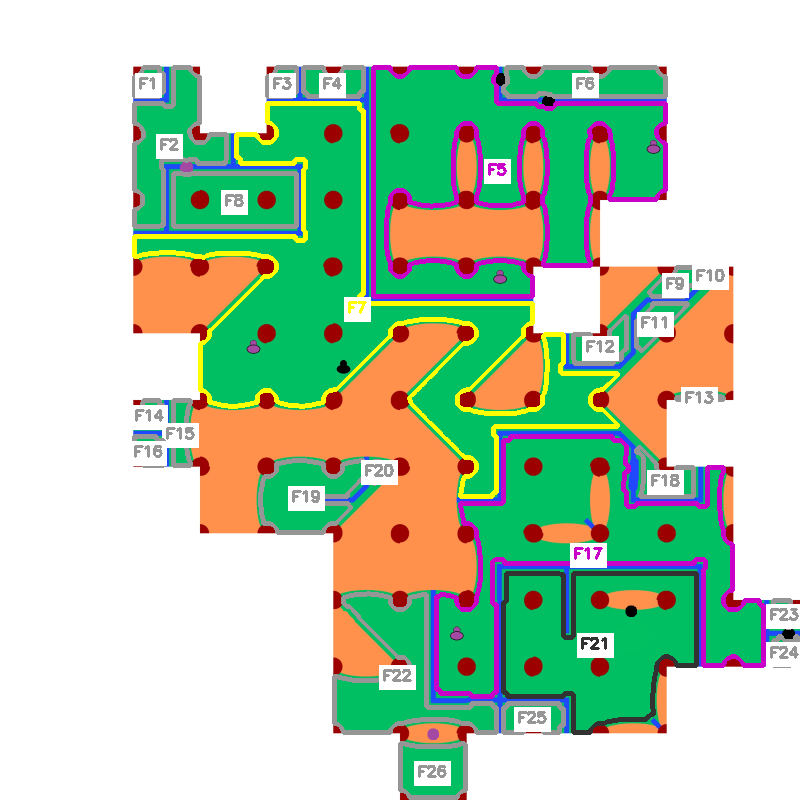
#> input picture OpencvPruebas/CalcCampos/CarcassoneFieldsv5/resultado.png, 800 x 800 px
$ python -i main.py   (imports and definitions only)
#> lines starting #> are read from the running program, lines starting #| are printed output that depends on the picture; after the words box and inside, x2 and y2 are one past the last pixel; in counts of white or black regions, pixels touching at a corner belong together
### OpencvPruebas/CalcCampos/CarcassoneFields1/src/image_processor.py
"""
Procesamiento de la imagen del tablero.
"""
import numpy as np
import cv2
from typing import Tuple
from config.colors import COLORS, COLOR_TOLERANCE


class ImageProcessor:
    """Procesa la imagen del tablero de Carcassonne."""

    def __init__(self, image_path: str):
        """
        Inicializa el procesador de imágenes.

        Args:
            image_path: Ruta de la imagen del tablero
        """
        self.image = cv2.imread(image_path)
        if self.image is None:
            raise ValueError(f"No se pudo cargar la imagen: {image_path}")
        self.image = cv2.cvtColor(self.image, cv2.COLOR_BGR2RGB)
        self.height, self.width = self.image.shape[:2]

    def create_mask(self, color_name: str) -> np.ndarray:
        """
        Crea una máscara binaria para un color específico.

        Args:
            color_name: Nombre del color en COLORS

        Returns:
            Máscara binaria donde True indica el color buscado
        """
        target_color = np.array(COLORS[color_name])
        lower = np.clip(target_color - COLOR_TOLERANCE, 0, 255)
        upper = np.clip(target_color + COLOR_TOLERANCE, 0, 255)

        mask = cv2.inRange(self.image, lower, upper)
        return mask > 0

    def get_combined_barrier_mask(self) -> np.ndarray:
        """
        Crea una máscara combinada de barreras (caminos + castillos).

        Returns:
            Máscara binaria de barreras
        """
        road_mask = self.create_mask('ROAD')
        castle_mask = self.create_mask('CASTLE')
        return road_mask | castle_mask

### OpencvPruebas/CalcCampos/CarcassoneFields5/src/board_detector.py
"""
Detección de límites del tablero de Carcassonne.
Identifica áreas blancas (fuera del tablero) vs área de juego.
"""
import numpy as np
import cv2
from scipy import ndimage


class BoardDetector:
    """Detecta los límites del tablero y áreas fuera de juego."""

    def __init__(self, image: np.ndarray, white_threshold: int = 200):
        """
        Inicializa el detector de tablero.

        Args:
            image: Imagen RGB del tablero
            white_threshold: Umbral para detectar blanco (0-255)
                           Píxeles con R,G,B > threshold se consideran blancos
        """
        self.image = image
        self.white_threshold = white_threshold
        self.height, self.width = image.shape[:2]

    def detect_white_areas(self) -> np.ndarray:
        """
        Detecta áreas blancas (fuera del tablero).

        Returns:
            Máscara binaria donde True = blanco (fuera del tablero)
        """
        # Convertir a escala de grises
        gray = cv2.cvtColor(self.image, cv2.COLOR_RGB2GRAY)

        # Detectar píxeles blancos
        white_mask = gray > self.white_threshold

        # Limpiar ruido: operaciones morfológicas
        kernel = np.ones((5, 5), dtype=np.uint8)

        # Closing: conectar áreas blancas cercanas
        white_mask = ndimage.binary_closing(white_mask, structure=kernel, iterations=2)

        # Opening: eliminar pequeñas manchas blancas (ruido)
        white_mask = ndimage.binary_opening(white_mask, structure=kernel, iterations=1)

        return white_mask

    def create_board_mask(self) -> np.ndarray:
        """
        Crea máscara del área de juego (inverso del blanco).

        Returns:
            Máscara binaria donde True = dentro del tablero
        """
        white_areas = self.detect_white_areas()
        board_mask = ~white_areas  # Invertir: tablero = no-blanco

        return board_mask

    # [17 lines left out: function detect_board_edges, not called in this run]

    def is_touching_white(self, mask: np.ndarray, expansion: int = 3) -> bool:
        """
        Verifica si una máscara toca áreas blancas.

        Args:
            mask: Máscara binaria del objeto a verificar
            expansion: Píxeles de expansión para detectar proximidad

        Returns:
            True si el objeto toca o está muy cerca del blanco
        """
        white_areas = self.detect_white_areas()

        # Expandir el objeto ligeramente
        kernel = np.ones((3, 3), dtype=np.uint8)
        expanded_mask = ndimage.binary_dilation(mask, structure=kernel, iterations=expansion)

        # Verificar intersección con blanco
        intersection = expanded_mask & white_areas

        return np.any(intersection)

    def filter_mask_by_board(self, mask: np.ndarray) -> np.ndarray:
        """
        Filtra una máscara para incluir solo píxeles dentro del tablero.

        Args:
            mask: Máscara a filtrar

        Returns:
            Máscara filtrada (solo área de juego)
        """
        board_mask = self.create_board_mask()
        filtered_mask = mask & board_mask

        return filtered_mask

### OpencvPruebas/CalcCampos/CarcassoneFieldsv5/src/castle_analyzer.py
"""
Análisis de castillos completos vs incompletos.
Un castillo incompleto toca el borde del tablero (área blanca).
"""
import numpy as np
from scipy import ndimage
from typing import Set, Dict


class CastleAnalyzer:
    """Analiza castillos y determina cuáles están completos."""

    def __init__(self, castle_mask: np.ndarray, board_detector):
        """
        Inicializa el analizador de castillos.

        Args:
            castle_mask: Máscara binaria de todos los castillos
            board_detector: Instancia de BoardDetector
        """
        self.castle_mask = castle_mask
        self.board_detector = board_detector

        # Etiquetar cada castillo individualmente
        self.labeled_castles, self.num_castles = ndimage.label(
            castle_mask,
            structure=np.ones((3, 3), dtype=int)
        )

        # Analizar cuáles están completos
        self.complete_castles = self._identify_complete_castles()
        self.incomplete_castles = self._identify_incomplete_castles()

    def _identify_complete_castles(self) -> Set[int]:
        """
        Identifica castillos completos (no tocan el blanco).

        Returns:
            Set de IDs de castillos completos
        """
        complete = set()

        for castle_id in range(1, self.num_castles + 1):
            castle_pixels = (self.labeled_castles == castle_id)

            # Verificar si toca áreas blancas
            touches_white = self.board_detector.is_touching_white(castle_pixels, expansion=2)

            if not touches_white:
                complete.add(castle_id)

        return complete

    def _identify_incomplete_castles(self) -> Set[int]:
        """
        Identifica castillos incompletos (tocan el blanco).

        Returns:
            Set de IDs de castillos incompletos
        """
        incomplete = set()

        for castle_id in range(1, self.num_castles + 1):
            if castle_id not in self.complete_castles:
                incomplete.add(castle_id)

        return incomplete

    # [39 lines left out: functions is_castle_complete, get_complete_castles_mask, get_incomplete_castles_mask, not called in this run]

    def get_castle_statistics(self) -> Dict:
        """
        Obtiene estadísticas de castillos.

        Returns:
            Diccionario con estadísticas
        """
        return {
            'total_castles': self.num_castles,
            'complete_castles': len(self.complete_castles),
            'incomplete_castles': len(self.incomplete_castles),
            'complete_ids': list(self.complete_castles),
            'incomplete_ids': list(self.incomplete_castles)
        }

### OpencvPruebas/CalcCampos/CarcassoneFields1/src/field_detector.py
"""
Detección y segmentación de campos.
"""
import numpy as np
from scipy import ndimage
from typing import List, Dict, Tuple
from dataclasses import dataclass


@dataclass
class Field:
    """Representa un campo en el tablero."""
    id: int
    pixels: np.ndarray  # Máscara del campo
    meeples: Dict[str, int]  # Conteo de meeples por jugador
    area: int


class FieldDetector:
    """Detecta y segmenta campos en el tablero."""

    def __init__(self, field_mask: np.ndarray, barrier_mask: np.ndarray):
        """
        Inicializa el detector de campos.

        Args:
            field_mask: Máscara de campos (verde)
            barrier_mask: Máscara de barreras (caminos + castillos)
        """
        self.field_mask = field_mask
        self.barrier_mask = barrier_mask
        # Los campos son verdes que NO están en barreras
        self.clean_field_mask = field_mask & ~barrier_mask

    # [87 lines left out: functions detect_fields, count_meeples_in_field, create_fields, not called in this run]

### OpencvPruebas/CalcCampos/CarcassoneFieldsv5/main.py
"""
Programa principal para análisis de campos en Carcassonne.
Incluye detección de límites del tablero y castillos incompletos.
"""
import sys
import os
import cv2

# Configurar encoding para Windows
if sys.platform == 'win32':
    import codecs
    if sys.stdout.encoding != 'utf-8':
        sys.stdout = codecs.getwriter('utf-8')(sys.stdout.buffer, 'strict')
        sys.stderr = codecs.getwriter('utf-8')(sys.stderr.buffer, 'strict')

from src.image_processor import ImageProcessor
from src.board_detector import BoardDetector
from src.castle_analyzer import CastleAnalyzer
from src.field_detector import FieldDetector
from src.scoring import FieldScorer
from src.visualizer import FieldVisualizer
from config.colors import PLAYER_NAMES, FIELD_DETECTION_CONFIG


def print_safe(text):
    """Imprime texto de forma segura en cualquier plataforma."""
    try:
        print(text)
    except UnicodeEncodeError:
        print(text.encode('ascii', 'replace').decode('ascii'))


def main(image_path: str, output_path: str = None, white_threshold: int = 200):
    """
    Ejecuta el análisis completo de campos.

    Args:
        image_path: Ruta de la imagen del tablero
        output_path: Ruta para guardar resultado (opcional)
        white_threshold: Umbral para detectar blanco (0-255)
    """
    print_safe("=" * 60)
    print_safe("ANALISIS DE CAMPOS - CARCASSONNE v3")
    print_safe("Con deteccion de tablero y castillos incompletos")
    print_safe("=" * 60)

    # 1. Procesar imagen
    print_safe("\n[1/6] Procesando imagen...")
    processor = ImageProcessor(image_path)
#> in __init__, self.image is the input picture: shape (800, 800, 3); mean B, G, R 178.2, 205.4, 181.1

    # 1.5 Detectar límites del tablero
    print_safe("[1.5/6] Detectando limites del tablero...")
    board_detector = BoardDetector(processor.image, white_threshold=white_threshold)
    board_mask = board_detector.create_board_mask()
#> in detect_white_areas, `gray = cv2.cvtColor(self.image, cv2.COLOR_RGB2GRAY)`:
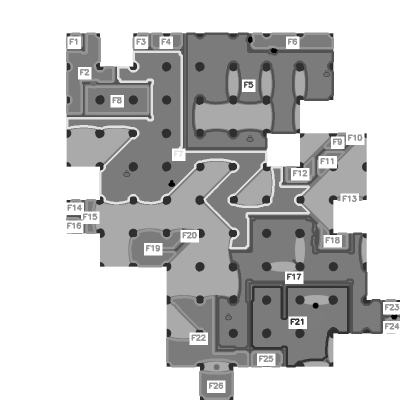
#> gray: shape (800, 800) (shown at 1/2 size); min 0, max 255, mean 195
#> in detect_white_areas, `white_mask = gray > self.white_threshold`:
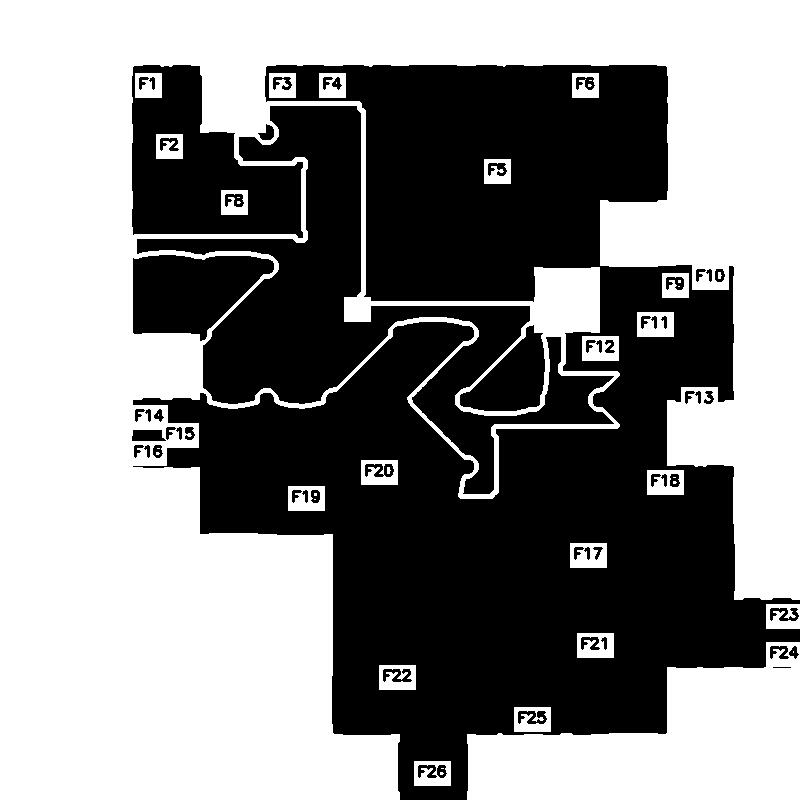
#> white_mask: shape (800, 800) bool; 53.3% white; 58 black regions (1 under 20 px), largest, box (x1, y1, x2, y2) and area: (133, 65, 800, 800) 219824, (137, 106, 614, 494) 44147, (132, 65, 303, 238) 17565
#> in detect_white_areas, `white_mask = ndimage.binary_closing(white_mask, structure=kernel, iter..`:
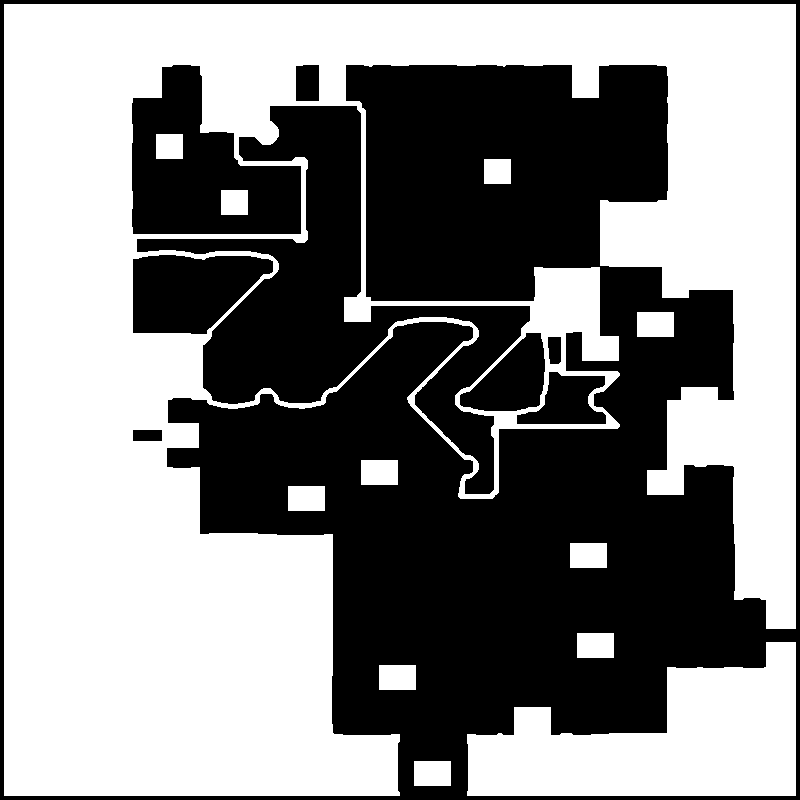
#> white_mask: shape (800, 800) bool; 52.5% white; 9 black regions, largest, box (x1, y1, x2, y2) and area: (0, 0, 800, 800) 229307, (137, 106, 530, 494) 40594, (132, 65, 301, 234) 17209
#> in detect_white_areas, `white_mask = ndimage.binary_opening(white_mask, structure=kernel, iter..`:
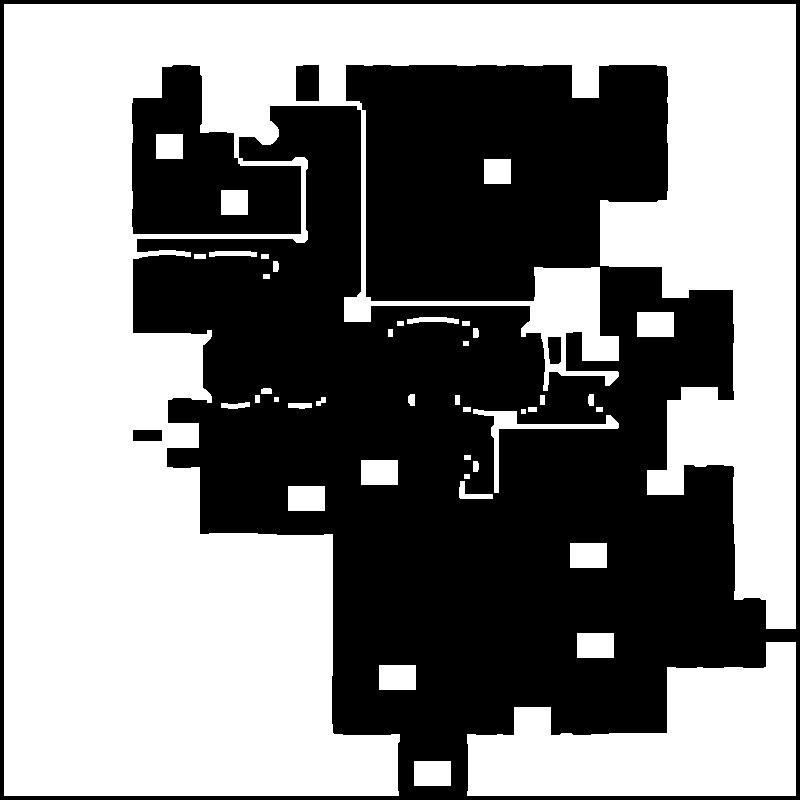
#> white_mask: shape (800, 800) bool; 52.2% white; 5 black regions, box (x1, y1, x2, y2) and area: (0, 0, 800, 800) 287447, (132, 65, 301, 234) 17215, (296, 65, 319, 101) 821, (548, 337, 561, 364) 327, (133, 430, 162, 441) 319
    white_areas = board_detector.detect_white_areas()

    print_safe(f"   Pixeles dentro del tablero: {board_mask.sum()}")
    print_safe(f"   Pixeles fuera (blancos): {white_areas.sum()}")

    # 2. Crear máscaras
    print_safe("[2/6] Creando mascaras...")
    field_mask = processor.create_mask('FIELD')
#> in create_mask, `mask = cv2.inRange(self.image, lower, upper)`:
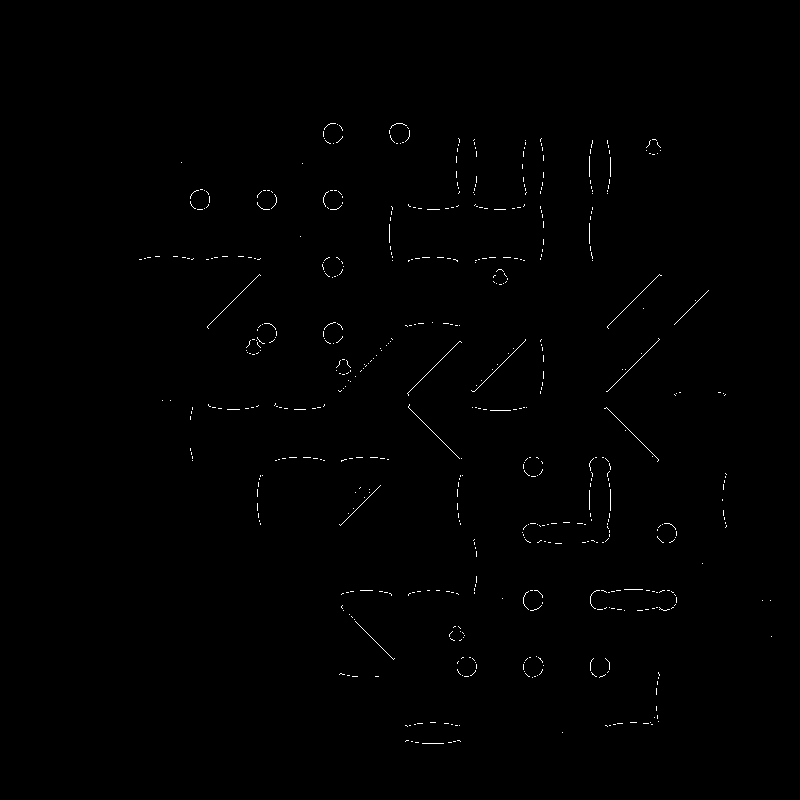
#> mask: shape (800, 800); 0.43% white in thin lines or dots, all inside (x1, y1, x2, y2) = (139, 123, 772, 744)
    castle_mask = processor.create_mask('CASTLE')
#> call 2 of create_mask, with color_name = 'CASTLE'
#> in create_mask (call 2), `mask = cv2.inRange(self.image, lower, upper)`:
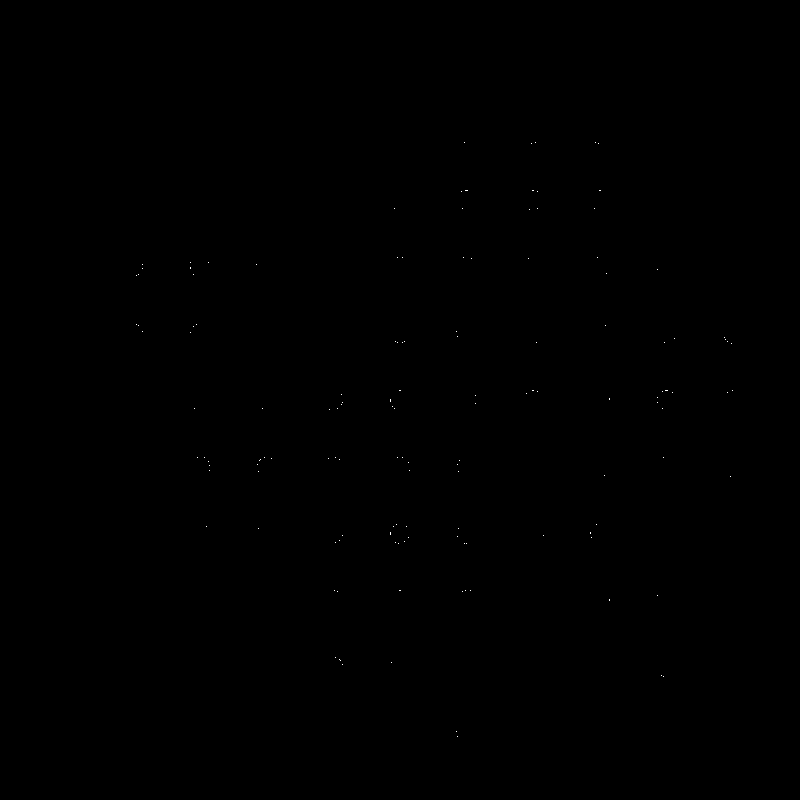
#> mask: shape (800, 800); 0.02% white in thin lines or dots, all inside (x1, y1, x2, y2) = (136, 142, 733, 737)

    # Filtrar máscaras para solo incluir área del tablero
    field_mask = board_detector.filter_mask_by_board(field_mask)
    castle_mask = board_detector.filter_mask_by_board(castle_mask)

    # Analizar castillos completos vs incompletos
    print_safe("[2.5/6] Analizando castillos...")
    castle_analyzer = CastleAnalyzer(castle_mask, board_detector)
#> in __init__, `self.labeled_castles, self.num_castles = ndimage.label( castle_mask, s..`: self.num_castles = 137
#> the loop in _identify_complete_castles, `for castle_id in range(1, self.num_castles + 1):` made 137 passes
#> touches_white on passes 1 to 8: False, False, False, False, False, False, False, False
#> after the loop in _identify_complete_castles, `for castle_id in range(1, self.num_castles + 1):`: complete = 131 items
#> after the loop in _identify_incomplete_castles, `for castle_id in range(1, self.num_castles + 1):`: incomplete = 6 items
    castle_stats = castle_analyzer.get_castle_statistics()
#> castle_stats = 5 items

    print_safe(f"   Total de castillos: {castle_stats['total_castles']}")
    print_safe(f"   Castillos completos: {castle_stats['complete_castles']}")
    print_safe(f"   Castillos incompletos: {castle_stats['incomplete_castles']}")

    # Crear máscara de barreras (incluye TODOS los castillos + caminos)
    barrier_mask = processor.get_combined_barrier_mask()
    barrier_mask = board_detector.filter_mask_by_board(barrier_mask)

    meeple_masks = {
        'MEEPLE_1': board_detector.filter_mask_by_board(processor.create_mask('MEEPLE_1')),
        'MEEPLE_2': board_detector.filter_mask_by_board(processor.create_mask('MEEPLE_2')),
    }

    # Debug
    print_safe(f"   Pixeles verdes (campos): {field_mask.sum()}")
    print_safe(f"   Pixeles de barreras: {barrier_mask.sum()}")
    print_safe(f"   Pixeles de castillos: {castle_mask.sum()}")

    # 3. Detectar campos
    print_safe("[3/6] Detectando campos...")
    detector = FieldDetector(field_mask, barrier_mask)

#> (the run stopped early here; a loop or call above may not have finished)
